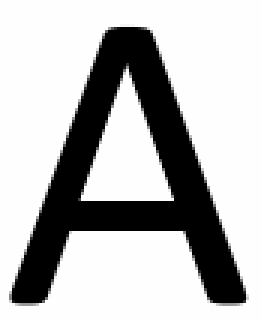
#> input picture pics/1.png, 87 x 107 px, found by its file name (shown 3 times larger)
$ python resize.py
#> lines starting #> are read from the running program, lines starting #| are printed output that depends on the picture
import cv2
import numpy as np
import matplotlib.pyplot as plt

img = cv2.imread('pics/1.png')
#> img is the input picture: shape (107, 87, 3); min 0, max 254, mean 184.4

# print(img.shape)  # (107, 87, 3)

resized_nearest = cv2.resize(img, (500, 500), cv2.INTER_NEAREST)
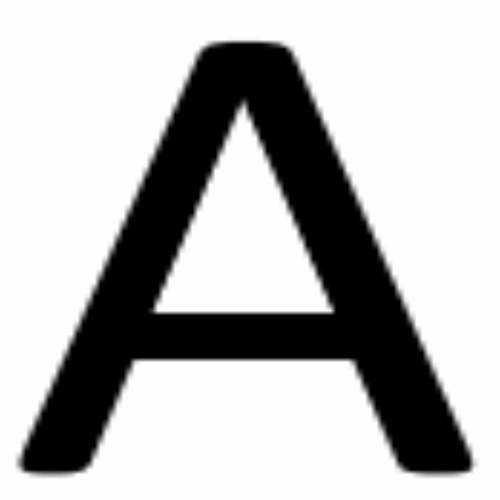
#> resized_nearest: shape (500, 500, 3); min 0, max 254, mean 184.4
resized_linear = cv2.resize(img, (500, 500), cv2.INTER_LINEAR)
resized_cubic = cv2.resize(img, (500, 500), cv2.INTER_CUBIC)


# ORIGINAL
plt.figure(figsize=(img.shape[0],img.shape[1]))
plt.subplot(1,4,1)
plt.axis("off")
plt.title("Original", fontsize=150)
plt.imshow(img)

# INTER_NEAREST
plt.subplot(1,4,2)
plt.axis("off")
plt.title("cv2.INTER_NEAREST", fontsize=150)
plt.imshow(resized_nearest)

# INTER_LINEAR
plt.subplot(1,4,3)
plt.axis("off")
plt.title("cv2.INTER_LINEAR", fontsize=150)
plt.imshow(resized_linear)

# INTER_CUBIC
plt.subplot(1,4,4)
plt.axis("off")
plt.title("cv2.INTER_CUBIC", fontsize=150)
plt.imshow(resized_cubic)


plt.subplots_adjust(top=1, bottom=0, right=1, left=0, wspace=0.5, hspace=0)
plt.margins(0, 0)

# save the result
plt.savefig("pics/resize.jpg", bbox_inches='tight', pad_inches=1.0)
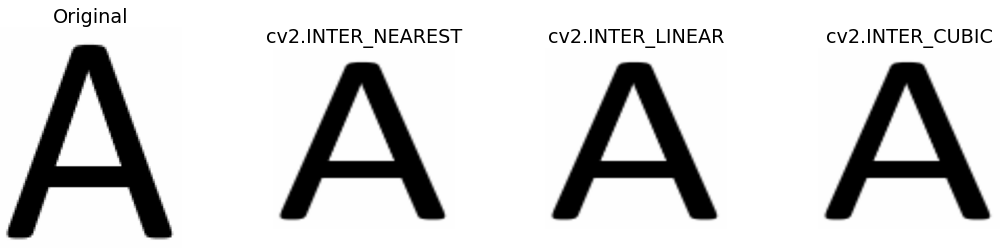
#> figure drawn by matplotlib, 4 panels
plt.show()

$ run again, with pics/CLAHE_2.jpg saved as pics/1.png
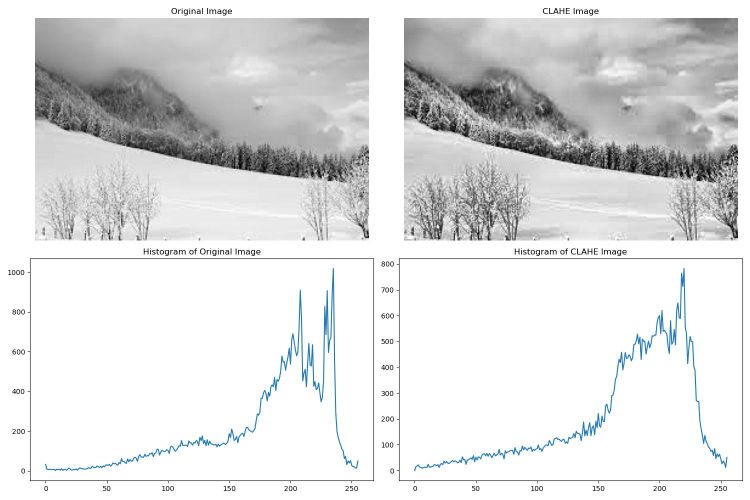
#> input picture pics/CLAHE_2.jpg, 1500 x 1000 px, found by its file name (shown at 1/2 size)
#> img is the input picture: shape (1000, 1500, 3); mean B, G, R 222.6, 222.3, 221.6
#> `resized_nearest = cv2.resize(img, (500, 500), cv2.INTER_NEAREST)`:
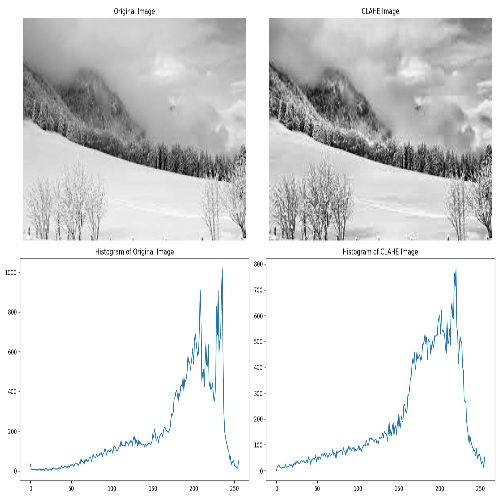
#> resized_nearest: shape (500, 500, 3); mean B, G, R 223, 222.6, 221.9
#> `plt.savefig("pics/resize.jpg", bbox_inches='tight', pad_inches=1.0)`:
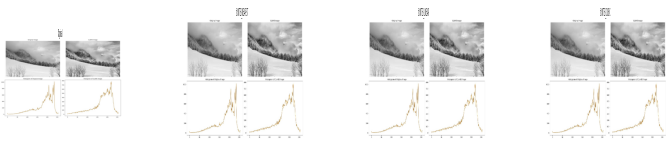
#> figure drawn by matplotlib, 4 panels; B, G, R data is drawn as R, G, B
